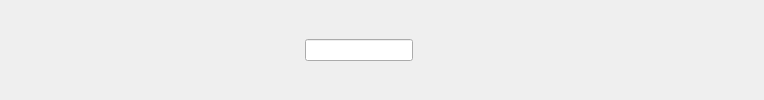
        <widget class="QWidget" name="header_widget" native="true">
         <layout class="QHBoxLayout" name="horizontalLayout_4">
          <item>
           <widget class="QPushButton" name="menu_btn">
            <property name="cursor">
             <cursorShape>PointingHandCursor</cursorShape>
            </property>
            <property name="styleSheet">
             <string notr="true">border:none;</string>
            </property>
            <property name="text">
             <string/>
            </property>
            <property name="icon">
             <iconset resource="../../check/resources.qrc">
              <normaloff>:/icons/menu.png</normaloff>:/icons/menu.png</iconset>
            </property>
            <property name="iconSize">
             <size>
              <width>20</width>
              <height>20</height>
             </size>
            </property>
            <property name="checkable">
             <bool>true</bool>
            </property>
           </widget>
          </item>
          <item>
           <spacer name="horizontalSpacer_2">
            <property name="orientation">
             <enum>Qt::Horizontal</enum>
            </property>
            <property name="sizeHint" stdset="0">
             <size>
              <width>256</width>
              <height>20</height>
             </size>
            </property>
           </spacer>
          </item>
          <item>
           <layout class="QHBoxLayout" name="horizontalLayout">
            <item>
             <widget class="QLineEdit" name="search_line_edit"/>
            </item>
            <item>
             <widget class="QPushButton" name="search_btn">
              <property name="styleSheet">
               <string notr="true">border:none;</string>
              </property>
              <property name="text">
               <string/>
              </property>
              <property name="icon">
               <iconset resource="../../check/resources.qrc">
                <normaloff>:/icons/search.png</normaloff>:/icons/search.png</iconset>
              </property>
              <property name="iconSize">
               <size>
                <width>20</width>
                <height>20</height>
               </size>
              </property>
             </widget>
            </item>
           </layout>
          </item>
          <item>
           <spacer name="horizontalSpacer">
            <property name="orientation">
             <enum>Qt::Horizontal</enum>
            </property>
            <property name="sizeHint" stdset="0">
             <size>
              <width>264</width>
              <height>20</height>
             </size>
            </property>
           </spacer>
          </item>
          <item>
           <widget class="QPushButton" name="user_btn">
            <property name="styleSheet">
             <string notr="true">border:none</string>
            </property>
            <property name="text">
             <string/>
            </property>
            <property name="icon">
             <iconset resource="../../check/resources.qrc">
              <normaloff>:/icons/image (1).png</normaloff>:/icons/image (1).png</iconset>
            </property>
            <property name="iconSize">
             <size>
              <width>20</width>
              <height>20</height>
             </size>
            </property>
           </widget>
          </item>
         </layout>
        </widget>
